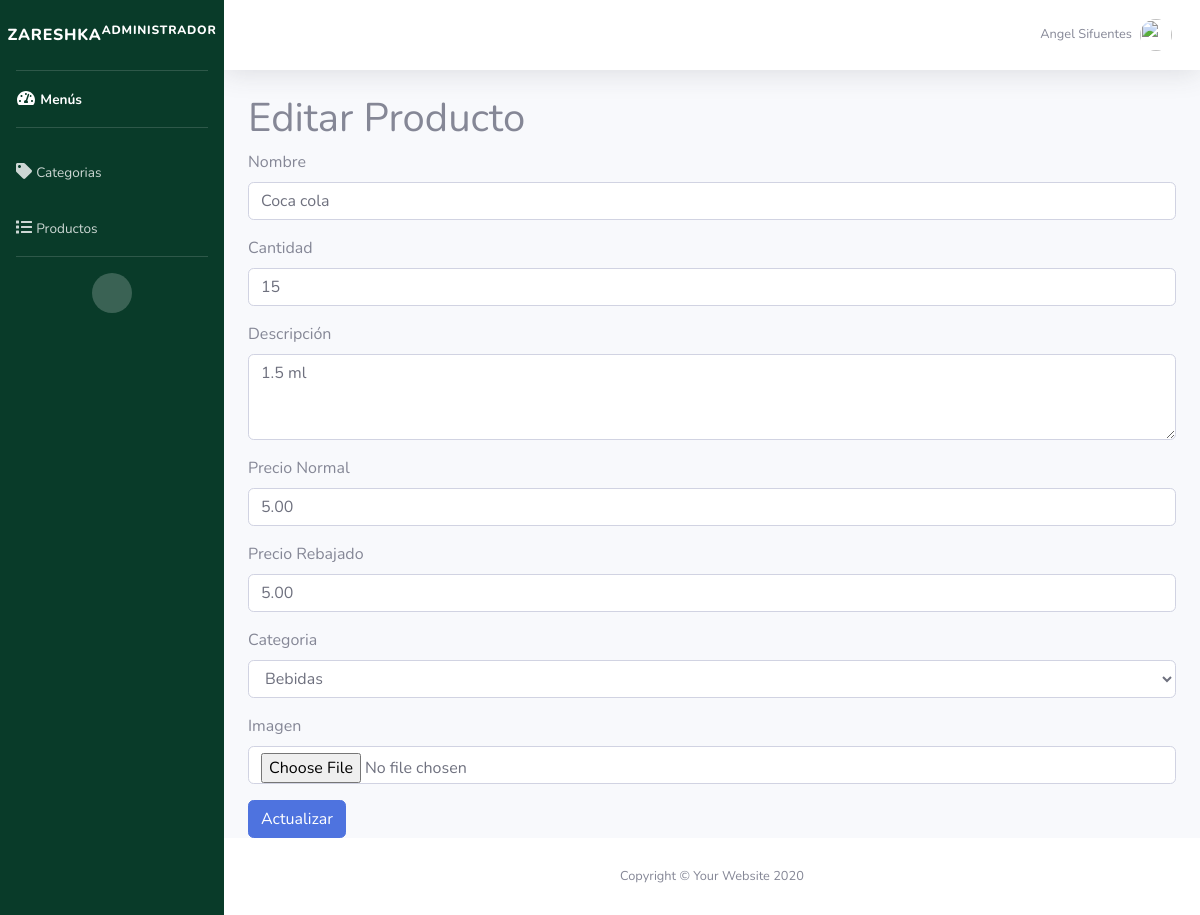
Page /admin/editar.php?id=6 (signed in) on the earlier database version.
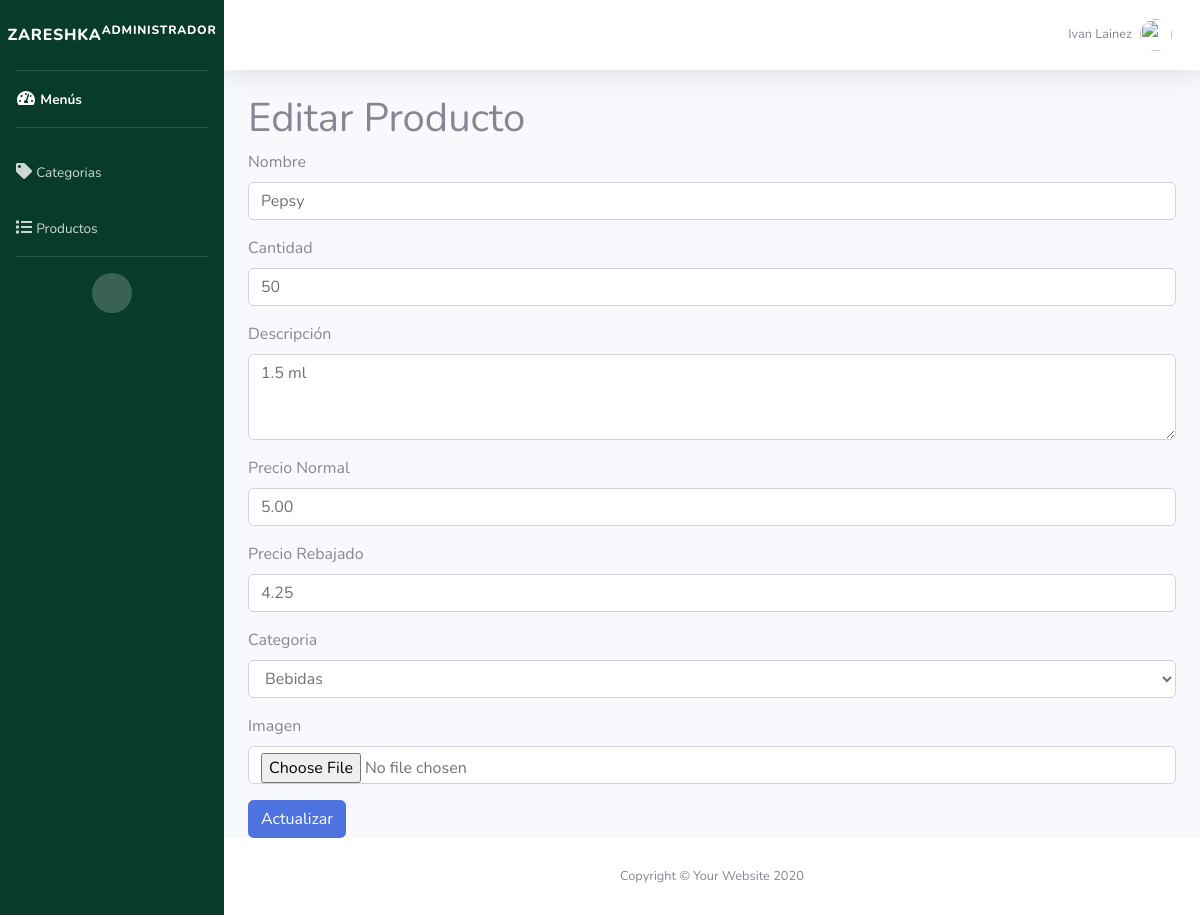
Same page on the later database version.
### tables this page shows
CREATE TABLE `productos` (
  `id` int(11) NOT NULL,
  `nombre` varchar(255) NOT NULL,
  `descripcion` text NOT NULL,
  `precio_normal` decimal(10,2) NOT NULL,
  `precio_rebajado` decimal(10,2) NOT NULL,
  `cantidad` int(11) NOT NULL,
  `imagen` varchar(50) NOT NULL,
  `id_categoria` int(11) NOT NULL
);

CREATE TABLE `categorias` (
  `id` int(11) NOT NULL,
  `categoria` varchar(50) NOT NULL
);

### admin/editar.php (the view, shortened to what this page needs)
<?php
require_once "../config/conexion.php";
if (isset($_GET['id'])) {
    $product_id = $_GET['id'];
    $query = mysqli_query($conexion, "SELECT * FROM productos WHERE id = $product_id");
    $existingProduct = mysqli_fetch_assoc($query);
} else {
    header('Location: productos.php');
    exit;
}
include("includes/header.php");
?>
<!DOCTYPE html>
<html lang="es">
<head>
</head>
<body>
    <h1>Editar Producto</h1>
    <form action="" method="POST" enctype="multipart/form-data" autocomplete="off">
        <div class="form-group">
            <label for="nombre">Nombre</label>
            <input id="nombre" class="form-control" type="text" name="nombre" placeholder="Nombre" value="<?php echo $existingProduct['nombre']; ?>" required>
        </div>
        <div class="form-group">
            <label for="cantidad">Cantidad</label>
            <input id="cantidad" class="form-control" type="text" name="cantidad" placeholder="Cantidad" value="<?php echo $existingProduct['cantidad']; ?>" required>
        </div>
        <div class="form-group">
            <label for="descripcion">Descripción</label>
            <textarea id="descripcion" class="form-control" name="descripcion" placeholder="Descripción" rows="3" required><?php echo $existingProduct['descripcion']; ?></textarea>
        </div>
        <div class="form-group">
            <label for="p_normal">Precio Normal</label>
            <input id="p_normal" class="form-control" type="text" name="p_normal" placeholder="Precio Normal" value="<?php echo $existingProduct['precio_normal']; ?>" required>
        </div>
        <div class="form-group">
            <label for="p_rebajado">Precio Rebajado</label>
            <input id="p_rebajado" class="form-control" type="text" name="p_rebajado" placeholder="Precio Rebajado" value="<?php echo $existingProduct['precio_rebajado']; ?>" required>
        </div>
        <div class="form-group">
            <label for="categoria">Categoria</label>
            <select id="categoria" class="form-control" name="categoria" required>
                <?php
                $categorias = mysqli_query($conexion, "SELECT * FROM categorias");
                foreach ($categorias as $cat) { ?>
                    <option value="<?php echo $cat['id']; ?>" <?php if ($cat['id'] == $existingProduct['id_categoria']) echo "selected"; ?>><?php echo $cat['categoria']; ?></option>
                <?php } ?>
            </select>
        </div>
        <div class="form-group">
            <label for="foto">Imagen</label>
            <input type="file" class="form-control" name="foto">
        </div>
        <button class="btn btn-primary" type="submit">Actualizar</button>
    </form>
</body>
</html>
<?php include("includes/footer.php"); ?>

### admin/includes/header.php (shortened to what this page needs)
<!DOCTYPE html>
<html lang="en">
<head>
<link href="../assets/css/styleHeader.css" rel="stylesheet">
</head>
<body id="page-top">
    <div id="wrapper">
        <ul class="navbar-nav bg-gradient-primary sidebar sidebar-dark accordion" id="accordionSidebar">
            <a class="sidebar-brand d-flex align-items-center justify-content-center" href="index.php">
                <div class="sidebar-brand-text mx-3">Zareshka<sup>Administrador</sup></div>
            </a>
            <hr class="sidebar-divider my-0">
            <li class="nav-item active">
                <a class="nav-link" href="index.php">
                    <i class="fas fa-fw fa-tachometer-alt"></i>
                    <span>Menús</span></a>
            </li>
            <hr class="sidebar-divider">
            <li class="nav-item">
                <a class="nav-link" href="categorias.php">
                    <i class="fas fa-tag"></i>
                    <span>Categorias</span></a>
            </li>
            <li class="nav-item">
                <a class="nav-link" href="productos.php">
                    <i class="fas fa-list"></i>
                    <span>Productos</span></a>
            </li>
            <hr class="sidebar-divider d-none d-md-block">
            <div class="text-center d-none d-md-inline">
                <button class="rounded-circle border-0" id="sidebarToggle"></button>
            </div>
        </ul>
        <div id="content-wrapper" class="d-flex flex-column">
            <div id="content">
                <nav class="navbar navbar-expand navbar-light bg-white topbar mb-4 static-top shadow">
                    <ul class="navbar-nav ml-auto">
                        <li class="nav-item dropdown no-arrow">
                            <a class="nav-link dropdown-toggle" href="#" id="userDropdown" role="button" data-toggle="dropdown" aria-haspopup="true" aria-expanded="false">
                                <span class="mr-2 d-none d-lg-inline text-gray-600 small"><?php echo $_SESSION['nombre']; ?></span>
                                <img class="img-profile rounded-circle" src="https://source.unsplash.com/QAB-WJcbgJk/60x60">
                            </a>
                        </li>
                    </ul>
                </nav>
                <div class="container-fluid">

Differences in the rows shown:
changed productos "1.5 ml": nombre "Coca cola" → "Pepsy"; cantidad "15" → "50"; p_rebajado "5.00" → "4.25"
Other differences:
$_SESSION['nombre']: "Angel Sifuentes" → "Ivan Lainez"
